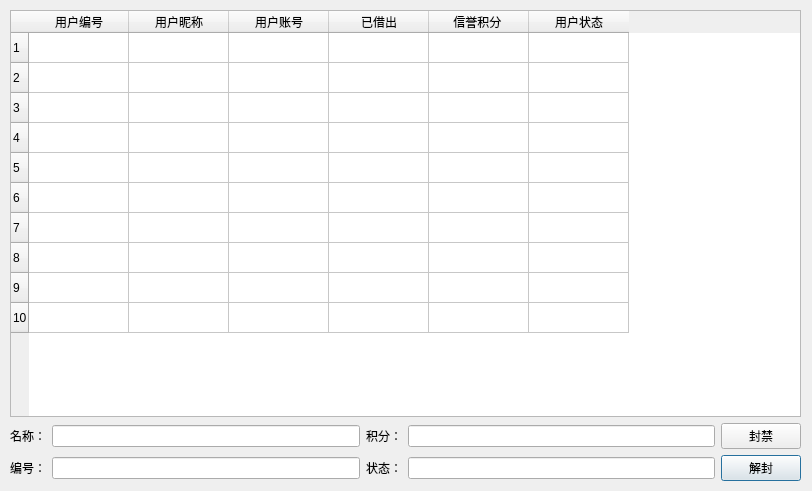
<?xml version="1.0" encoding="UTF-8"?>
<ui version="4.0">
 <class>UserManagement</class>
 <widget class="QDialog" name="UserManagement">
  <property name="geometry">
   <rect>
    <x>0</x>
    <y>0</y>
    <width>812</width>
    <height>491</height>
   </rect>
  </property>
  <property name="windowTitle">
   <string>Dialog</string>
  </property>
  <widget class="QWidget" name="">
   <property name="geometry">
    <rect>
     <x>10</x>
     <y>10</y>
     <width>791</width>
     <height>471</height>
    </rect>
   </property>
   <layout class="QVBoxLayout" name="verticalLayout">
    <item>
     <widget class="QTableWidget" name="bookTable">
      <property name="font">
       <font>
        <family>Microsoft YaHei UI</family>
       </font>
      </property>
      <property name="editTriggers">
       <set>QAbstractItemView::NoEditTriggers</set>
      </property>
      <property name="selectionMode">
       <enum>QAbstractItemView::SingleSelection</enum>
      </property>
      <property name="selectionBehavior">
       <enum>QAbstractItemView::SelectRows</enum>
      </property>
      <property name="rowCount">
       <number>10</number>
      </property>
      <row/>
      <row/>
      <row/>
      <row/>
      <row/>
      <row/>
      <row/>
      <row/>
      <row/>
      <row/>
      <column>
       <property name="text">
        <string>用户编号</string>
       </property>
      </column>
      <column>
       <property name="text">
        <string>用户昵称</string>
       </property>
      </column>
      <column>
       <property name="text">
        <string>用户账号</string>
       </property>
      </column>
      <column>
       <property name="text">
        <string>已借出</string>
       </property>
      </column>
      <column>
       <property name="text">
        <string>信誉积分 </string>
       </property>
      </column>
      <column>
       <property name="text">
        <string>用户状态</string>
       </property>
      </column>
     </widget>
    </item>
    <item>
     <layout class="QGridLayout" name="gridLayout">
      <item row="0" column="1">
       <widget class="QLineEdit" name="nameLine">
        <property name="readOnly">
         <bool>true</bool>
        </property>
       </widget>
      </item>
      <item row="0" column="2">
       <widget class="QLabel" name="authoLab">
        <property name="text">
         <string>积分：</string>
        </property>
       </widget>
      </item>
      <item row="1" column="4">
       <widget class="QPushButton" name="unbanButton">
        <property name="text">
         <string>解封</string>
        </property>
       </widget>
      </item>
      <item row="1" column="1">
       <widget class="QLineEdit" name="numLine">
        <property name="readOnly">
         <bool>true</bool>
        </property>
       </widget>
      </item>
      <item row="1" column="2">
       <widget class="QLabel" name="stockLab">
        <property name="text">
         <string>状态：</string>
        </property>
       </widget>
      </item>
      <item row="0" column="3">
       <widget class="QLineEdit" name="creditLine">
        <property name="readOnly">
         <bool>true</bool>
        </property>
       </widget>
      </item>
      <item row="0" column="0">
       <widget class="QLabel" name="nameLab">
        <property name="text">
         <string>名称：</string>
        </property>
       </widget>
      </item>
      <item row="1" column="3">
       <widget class="QLineEdit" name="stageLine">
        <property name="readOnly">
         <bool>true</bool>
        </property>
       </widget>
      </item>
      <item row="0" column="4">
       <widget class="QPushButton" name="banButton">
        <property name="text">
         <string>封禁</string>
        </property>
       </widget>
      </item>
      <item row="1" column="0">
       <widget class="QLabel" name="numLab">
        <property name="text">
         <string>编号：</string>
        </property>
       </widget>
      </item>
     </layout>
    </item>
   </layout>
  </widget>
 </widget>
 <resources/>
 <connections/>
</ui>
